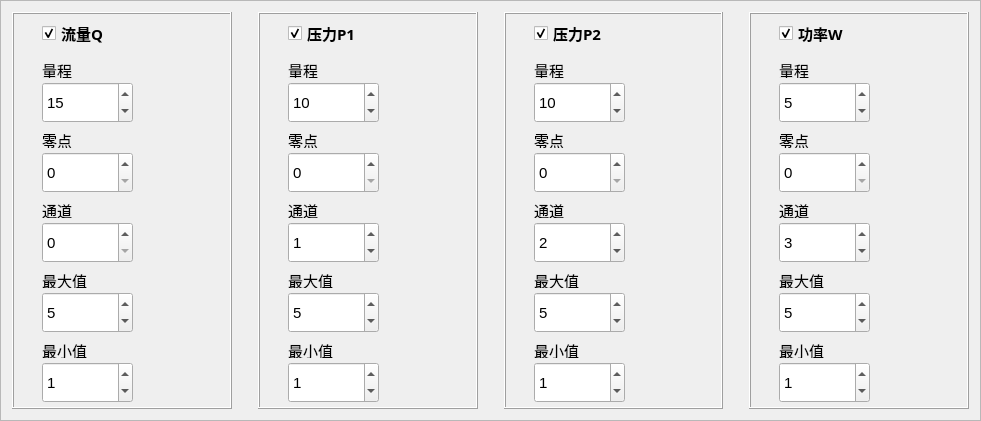
   <widget class="QFrame" name="frame_5">
    <property name="geometry">
     <rect>
      <x>10</x>
      <y>0</y>
      <width>981</width>
      <height>421</height>
     </rect>
    </property>
    <property name="frameShape">
     <enum>QFrame::StyledPanel</enum>
    </property>
    <property name="frameShadow">
     <enum>QFrame::Raised</enum>
    </property>
    <layout class="QGridLayout" name="gridLayout">
     <item row="0" column="1">
      <spacer name="verticalSpacer">
       <property name="orientation">
        <enum>Qt::Vertical</enum>
       </property>
       <property name="sizeHint" stdset="0">
        <size>
         <width>20</width>
         <height>40</height>
        </size>
       </property>
      </spacer>
     </item>
     <item row="0" column="0">
      <widget class="QFrame" name="frame">
       <property name="frameShape">
        <enum>QFrame::Box</enum>
       </property>
       <property name="frameShadow">
        <enum>QFrame::Raised</enum>
       </property>
       <widget class="QSpinBox" name="QMiniValue">
        <property name="geometry">
         <rect>
          <x>30</x>
          <y>350</y>
          <width>91</width>
          <height>41</height>
         </rect>
        </property>
        <property name="font">
         <font>
          <pointsize>11</pointsize>
         </font>
        </property>
        <property name="value">
         <number>1</number>
        </property>
       </widget>
       <widget class="QLabel" name="label_2">
        <property name="geometry">
         <rect>
          <x>30</x>
          <y>120</y>
          <width>54</width>
          <height>16</height>
         </rect>
        </property>
        <property name="font">
         <font>
          <pointsize>11</pointsize>
         </font>
        </property>
        <property name="text">
         <string>零点</string>
        </property>
       </widget>
       <widget class="QSpinBox" name="QZero">
        <property name="geometry">
         <rect>
          <x>30</x>
          <y>140</y>
          <width>91</width>
          <height>41</height>
         </rect>
        </property>
        <property name="font">
         <font>
          <pointsize>11</pointsize>
         </font>
        </property>
       </widget>
       <widget class="QSpinBox" name="QMaxValue">
        <property name="geometry">
         <rect>
          <x>30</x>
          <y>280</y>
          <width>91</width>
          <height>41</height>
         </rect>
        </property>
        <property name="font">
         <font>
          <pointsize>11</pointsize>
         </font>
        </property>
        <property name="value">
         <number>5</number>
        </property>
       </widget>
       <widget class="QLabel" name="label_3">
        <property name="geometry">
         <rect>
          <x>30</x>
          <y>190</y>
          <width>54</width>
          <height>16</height>
         </rect>
        </property>
        <property name="font">
         <font>
          <pointsize>11</pointsize>
         </font>
        </property>
        <property name="text">
         <string>通道</string>
        </property>
       </widget>
       <widget class="QSpinBox" name="QChannel">
        <property name="geometry">
         <rect>
          <x>30</x>
          <y>210</y>
          <width>91</width>
          <height>41</height>
         </rect>
        </property>
        <property name="font">
         <font>
          <pointsize>11</pointsize>
         </font>
        </property>
       </widget>
       <widget class="QSpinBox" name="QRangeValue">
        <property name="geometry">
         <rect>
          <x>30</x>
          <y>70</y>
          <width>91</width>
          <height>41</height>
         </rect>
        </property>
        <property name="font">
         <font>
          <pointsize>11</pointsize>
         </font>
        </property>
        <property name="value">
         <number>15</number>
        </property>
       </widget>
       <widget class="QLabel" name="label_4">
        <property name="geometry">
         <rect>
          <x>30</x>
          <y>260</y>
          <width>54</width>
          <height>16</height>
         </rect>
        </property>
        <property name="font">
         <font>
          <pointsize>11</pointsize>
         </font>
        </property>
        <property name="text">
         <string>最大值</string>
        </property>
       </widget>
       <widget class="QLabel" name="label_5">
        <property name="geometry">
         <rect>
          <x>30</x>
          <y>330</y>
          <width>54</width>
          <height>16</height>
         </rect>
        </property>
        <property name="font">
         <font>
          <pointsize>11</pointsize>
         </font>
        </property>
        <property name="text">
         <string>最小值</string>
        </property>
       </widget>
       <widget class="QLabel" name="label">
        <property name="geometry">
         <rect>
          <x>30</x>
          <y>50</y>
          <width>54</width>
          <height>16</height>
         </rect>
        </property>
        <property name="font">
         <font>
          <pointsize>11</pointsize>
         </font>
        </property>
        <property name="text">
         <string>量程</string>
        </property>
       </widget>
       <widget class="QCheckBox" name="Q_CheckBox">
        <property name="geometry">
         <rect>
          <x>30</x>
          <y>10</y>
          <width>101</width>
          <height>22</height>
         </rect>
        </property>
        <property name="font">
         <font>
          <family>黑体</family>
          <pointsize>11</pointsize>
          <bold>true</bold>
         </font>
        </property>
        <property name="text">
         <string>流量Q</string>
        </property>
        <property name="checked">
         <bool>true</bool>
        </property>
        <property name="tristate">
         <bool>false</bool>
        </property>
       </widget>
      </widget>
     </item>
     <item row="0" column="2">
      <widget class="QFrame" name="frame_2">
       <property name="frameShape">
        <enum>QFrame::Box</enum>
       </property>
       <property name="frameShadow">
        <enum>QFrame::Raised</enum>
       </property>
       <widget class="QSpinBox" name="P1MiniValue">
        <property name="geometry">
         <rect>
          <x>30</x>
          <y>350</y>
          <width>91</width>
          <height>41</height>
         </rect>
        </property>
        <property name="font">
         <font>
          <pointsize>11</pointsize>
         </font>
        </property>
        <property name="value">
         <number>1</number>
        </property>
       </widget>
       <widget class="QLabel" name="label_6">
        <property name="geometry">
         <rect>
          <x>30</x>
          <y>120</y>
          <width>54</width>
          <height>16</height>
         </rect>
        </property>
        <property name="font">
         <font>
          <pointsize>11</pointsize>
         </font>
        </property>
        <property name="text">
         <string>零点</string>
        </property>
       </widget>
       <widget class="QSpinBox" name="P1Zero">
        <property name="geometry">
         <rect>
          <x>30</x>
          <y>140</y>
          <width>91</width>
          <height>41</height>
         </rect>
        </property>
        <property name="font">
         <font>
          <pointsize>11</pointsize>
         </font>
        </property>
       </widget>
       <widget class="QSpinBox" name="P1MaxValue">
        <property name="geometry">
         <rect>
          <x>30</x>
          <y>280</y>
          <width>91</width>
          <height>41</height>
         </rect>
        </property>
        <property name="font">
         <font>
          <pointsize>11</pointsize>
         </font>
        </property>
        <property name="value">
         <number>5</number>
        </property>
       </widget>
       <widget class="QLabel" name="label_7">
        <property name="geometry">
         <rect>
          <x>30</x>
          <y>190</y>
          <width>54</width>
          <height>16</height>
         </rect>
        </property>
        <property name="font">
         <font>
          <pointsize>11</pointsize>
         </font>
        </property>
        <property name="text">
         <string>通道</string>
        </property>
       </widget>
       <widget class="QSpinBox" name="P1Channel">
        <property name="geometry">
         <rect>
          <x>30</x>
          <y>210</y>
          <width>91</width>
          <height>41</height>
         </rect>
        </property>
        <property name="font">
         <font>
          <pointsize>11</pointsize>
         </font>
        </property>
        <property name="value">
         <number>1</number>
        </property>
       </widget>
       <widget class="QSpinBox" name="P1RangeValue">
        <property name="geometry">
         <rect>
          <x>30</x>
          <y>70</y>
          <width>91</width>
          <height>41</height>
         </rect>
        </property>
        <property name="font">
         <font>
          <pointsize>11</pointsize>
         </font>
        </property>
        <property name="value">
         <number>10</number>
        </property>
       </widget>
       <widget class="QLabel" name="label_8">
        <property name="geometry">
         <rect>
          <x>30</x>
          <y>260</y>
          <width>54</width>
          <height>16</height>
         </rect>
        </property>
        <property name="font">
         <font>
          <pointsize>11</pointsize>
         </font>
        </property>
        <property name="text">
         <string>最大值</string>
        </property>
       </widget>
       <widget class="QLabel" name="label_9">
        <property name="geometry">
         <rect>
          <x>30</x>
          <y>330</y>
          <width>54</width>
          <height>16</height>
         </rect>
        </property>
        <property name="font">
         <font>
          <pointsize>11</pointsize>
         </font>
        </property>
        <property name="text">
         <string>最小值</string>
        </property>
       </widget>
       <widget class="QLabel" name="label_10">
        <property name="geometry">
         <rect>
          <x>30</x>
          <y>50</y>
          <width>54</width>
          <height>16</height>
         </rect>
        </property>
        <property name="font">
         <font>
          <pointsize>11</pointsize>
         </font>
        </property>
        <property name="text">
         <string>量程</string>
        </property>
       </widget>
       <widget class="QCheckBox" name="P1CheckBox">
        <property name="geometry">
         <rect>
          <x>30</x>
          <y>10</y>
          <width>101</width>
          <height>22</height>
         </rect>
        </property>
        <property name="font">
         <font>
          <family>黑体</family>
          <pointsize>11</pointsize>
          <bold>true</bold>
         </font>
        </property>
        <property name="text">
         <string>压力P1</string>
        </property>
        <property name="checked">
         <bool>true</bool>
        </property>
        <property name="tristate">
         <bool>false</bool>
        </property>
       </widget>
      </widget>
     </item>
     <item row="0" column="3">
      <spacer name="verticalSpacer_2">
       <property name="orientation">
        <enum>Qt::Vertical</enum>
       </property>
       <property name="sizeHint" stdset="0">
        <size>
         <width>20</width>
         <height>40</height>
        </size>
       </property>
      </spacer>
     </item>
     <item row="0" column="6">
      <widget class="QFrame" name="frame_4">
       <property name="frameShape">
        <enum>QFrame::Box</enum>
       </property>
       <property name="frameShadow">
        <enum>QFrame::Raised</enum>
       </property>
       <widget class="QSpinBox" name="WMiniValue">
        <property name="geometry">
         <rect>
          <x>30</x>
          <y>350</y>
          <width>91</width>
          <height>41</height>
         </rect>
        </property>
        <property name="font">
         <font>
          <pointsize>11</pointsize>
         </font>
        </property>
        <property name="value">
         <number>1</number>
        </property>
       </widget>
       <widget class="QLabel" name="label_16">
        <property name="geometry">
         <rect>
          <x>30</x>
          <y>120</y>
          <width>54</width>
          <height>16</height>
         </rect>
        </property>
        <property name="font">
         <font>
          <pointsize>11</pointsize>
         </font>
        </property>
        <property name="text">
         <string>零点</string>
        </property>
       </widget>
       <widget class="QSpinBox" name="WZero">
        <property name="geometry">
         <rect>
          <x>30</x>
          <y>140</y>
          <width>91</width>
          <height>41</height>
         </rect>
        </property>
        <property name="font">
         <font>
          <pointsize>11</pointsize>
         </font>
        </property>
       </widget>
       <widget class="QSpinBox" name="WMaxValue">
        <property name="geometry">
         <rect>
          <x>30</x>
          <y>280</y>
          <width>91</width>
          <height>41</height>
         </rect>
        </property>
        <property name="font">
         <font>
          <pointsize>11</pointsize>
         </font>
        </property>
        <property name="value">
         <number>5</number>
        </property>
       </widget>
       <widget class="QLabel" name="label_17">
        <property name="geometry">
         <rect>
          <x>30</x>
          <y>190</y>
          <width>54</width>
          <height>16</height>
         </rect>
        </property>
        <property name="font">
         <font>
          <pointsize>11</pointsize>
         </font>
        </property>
        <property name="text">
         <string>通道</string>
        </property>
       </widget>
       <widget class="QSpinBox" name="WChannel">
        <property name="geometry">
         <rect>
          <x>30</x>
          <y>210</y>
          <width>91</width>
          <height>41</height>
         </rect>
        </property>
        <property name="font">
         <font>
          <pointsize>11</pointsize>
         </font>
        </property>
        <property name="value">
         <number>3</number>
        </property>
       </widget>
       <widget class="QSpinBox" name="WRangeValue">
        <property name="geometry">
         <rect>
          <x>30</x>
          <y>70</y>
          <width>91</width>
          <height>41</height>
         </rect>
        </property>
        <property name="font">
         <font>
          <pointsize>11</pointsize>
         </font>
        </property>
        <property name="value">
         <number>5</number>
        </property>
       </widget>
       <widget class="QLabel" name="label_18">
        <property name="geometry">
         <rect>
          <x>30</x>
          <y>260</y>
          <width>54</width>
          <height>16</height>
         </rect>
        </property>
        <property name="font">
         <font>
          <pointsize>11</pointsize>
         </font>
        </property>
        <property name="text">
         <string>最大值</string>
        </property>
       </widget>
       <widget class="QLabel" name="label_19">
        <property name="geometry">
         <rect>
          <x>30</x>
          <y>330</y>
          <width>54</width>
          <height>16</height>
         </rect>
        </property>
        <property name="font">
         <font>
          <pointsize>11</pointsize>
         </font>
        </property>
        <property name="text">
         <string>最小值</string>
        </property>
       </widget>
       <widget class="QLabel" name="label_20">
        <property name="geometry">
         <rect>
          <x>30</x>
          <y>50</y>
          <width>54</width>
          <height>16</height>
         </rect>
        </property>
        <property name="font">
         <font>
          <pointsize>11</pointsize>
         </font>
        </property>
        <property name="text">
         <string>量程</string>
        </property>
       </widget>
       <widget class="QCheckBox" name="WCheckBox">
        <property name="geometry">
         <rect>
          <x>30</x>
          <y>10</y>
          <width>101</width>
          <height>22</height>
         </rect>
        </property>
        <property name="font">
         <font>
          <family>黑体</family>
          <pointsize>11</pointsize>
          <bold>true</bold>
         </font>
        </property>
        <property name="text">
         <string>功率W</string>
        </property>
        <property name="checked">
         <bool>true</bool>
        </property>
        <property name="tristate">
         <bool>false</bool>
        </property>
       </widget>
      </widget>
     </item>
     <item row="0" column="5">
      <spacer name="verticalSpacer_3">
       <property name="orientation">
        <enum>Qt::Vertical</enum>
       </property>
       <property name="sizeHint" stdset="0">
        <size>
         <width>20</width>
         <height>40</height>
        </size>
       </property>
      </spacer>
     </item>
     <item row="0" column="4">
      <widget class="QFrame" name="frame_3">
       <property name="frameShape">
        <enum>QFrame::Box</enum>
       </property>
       <property name="frameShadow">
        <enum>QFrame::Raised</enum>
       </property>
       <widget class="QSpinBox" name="P2MiniValue">
        <property name="geometry">
         <rect>
          <x>30</x>
          <y>350</y>
          <width>91</width>
          <height>41</height>
         </rect>
        </property>
        <property name="font">
         <font>
          <pointsize>11</pointsize>
         </font>
        </property>
        <property name="value">
         <number>1</number>
        </property>
       </widget>
       <widget class="QLabel" name="label_11">
        <property name="geometry">
         <rect>
          <x>30</x>
          <y>120</y>
          <width>54</width>
          <height>16</height>
         </rect>
        </property>
        <property name="font">
         <font>
          <pointsize>11</pointsize>
         </font>
        </property>
        <property name="text">
         <string>零点</string>
        </property>
       </widget>
       <widget class="QSpinBox" name="P2Zero">
        <property name="geometry">
         <rect>
          <x>30</x>
          <y>140</y>
          <width>91</width>
          <height>41</height>
         </rect>
        </property>
        <property name="font">
         <font>
          <pointsize>11</pointsize>
         </font>
        </property>
       </widget>
       <widget class="QSpinBox" name="P2MaxValue">
        <property name="geometry">
         <rect>
          <x>30</x>
          <y>280</y>
          <width>91</width>
          <height>41</height>
         </rect>
        </property>
        <property name="font">
         <font>
          <pointsize>11</pointsize>
         </font>
        </property>
        <property name="value">
         <number>5</number>
        </property>
       </widget>
       <widget class="QLabel" name="label_12">
        <property name="geometry">
         <rect>
          <x>30</x>
          <y>190</y>
          <width>54</width>
          <height>16</height>
         </rect>
        </property>
        <property name="font">
         <font>
          <pointsize>11</pointsize>
         </font>
        </property>
        <property name="text">
         <string>通道</string>
        </property>
       </widget>
       <widget class="QSpinBox" name="P2Channel">
        <property name="geometry">
         <rect>
          <x>30</x>
          <y>210</y>
          <width>91</width>
          <height>41</height>
         </rect>
        </property>
        <property name="font">
         <font>
          <pointsize>11</pointsize>
         </font>
        </property>
        <property name="value">
         <number>2</number>
        </property>
       </widget>
       <widget class="QSpinBox" name="P2RangeValue">
        <property name="geometry">
         <rect>
          <x>30</x>
          <y>70</y>
          <width>91</width>
          <height>41</height>
         </rect>
        </property>
        <property name="font">
         <font>
          <pointsize>11</pointsize>
         </font>
        </property>
        <property name="value">
         <number>10</number>
        </property>
       </widget>
       <widget class="QLabel" name="label_13">
        <property name="geometry">
         <rect>
          <x>30</x>
          <y>260</y>
          <width>54</width>
          <height>16</height>
         </rect>
        </property>
        <property name="font">
         <font>
          <pointsize>11</pointsize>
         </font>
        </property>
        <property name="text">
         <string>最大值</string>
        </property>
       </widget>
       <widget class="QLabel" name="label_14">
        <property name="geometry">
         <rect>
          <x>30</x>
          <y>330</y>
          <width>54</width>
          <height>16</height>
         </rect>
        </property>
        <property name="font">
         <font>
          <pointsize>11</pointsize>
         </font>
        </property>
        <property name="text">
         <string>最小值</string>
        </property>
       </widget>
       <widget class="QLabel" name="label_15">
        <property name="geometry">
         <rect>
          <x>30</x>
          <y>50</y>
          <width>54</width>
          <height>16</height>
         </rect>
        </property>
        <property name="font">
         <font>
          <pointsize>11</pointsize>
         </font>
        </property>
        <property name="text">
         <string>量程</string>
        </property>
       </widget>
       <widget class="QCheckBox" name="P2CheckBox">
        <property name="geometry">
         <rect>
          <x>30</x>
          <y>10</y>
          <width>101</width>
          <height>22</height>
         </rect>
        </property>
        <property name="font">
         <font>
          <family>黑体</family>
          <pointsize>11</pointsize>
          <bold>true</bold>
         </font>
        </property>
        <property name="text">
         <string>压力P2</string>
        </property>
        <property name="checked">
         <bool>true</bool>
        </property>
        <property name="tristate">
         <bool>false</bool>
        </property>
       </widget>
      </widget>
     </item>
    </layout>
   </widget>
